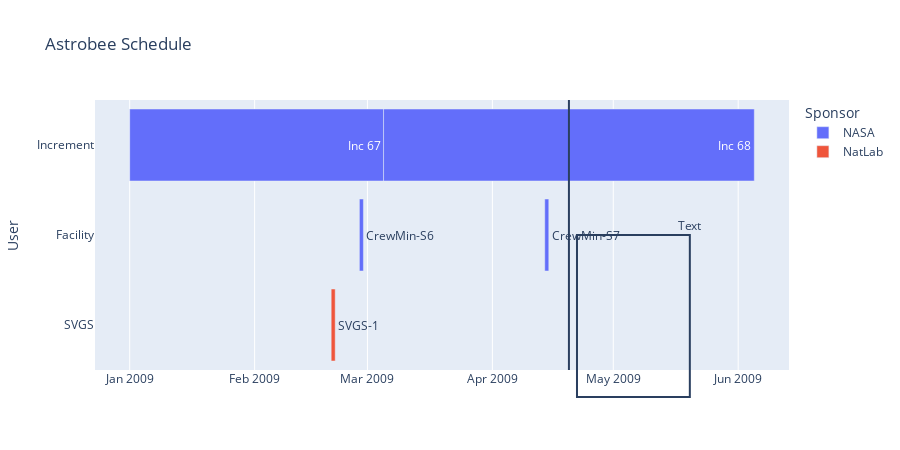

Notebook cell for this chart:
### Code cell
# visualize
fig = px.timeline(df, x_start="Start", x_end="Finish", y="User", width=900, height=450, 
                  color="Sponsor", text="Task", title="Astrobee Schedule",
                  hover_data=['Task', 'Start', 'Finish', 'Duration', 'Sponsor'])

fig.update_yaxes(autorange="reversed")

# add vertical line indicating specific date (e.g. today)
today = '2009-04-20'
date1 = '2009-04-22'
date2 = '2009-05-20'

fig.update_layout(shapes=[
    dict(
      type='line',
      yref='paper', y0=0, y1=1,
      xref='x', x0=today, x1=today
    )
])

fig.add_shape(dict(
      type='rect',
      xref='x', x0=date1, x1=date2,
      yref='paper', y0=-0.1, y1=0.5
    ))

fig.add_annotation(x=date2, y=0.5, yref='paper',
            text="Text",
            showarrow=False, yshift=10)

fig.show(renderer="notebook_connected")
#fig.write_html('PlotlySchedule_figure.html', auto_open=True)

### Figure 1 — Plotly figure (JSON) as saved in the notebook; plotly's stock layout.template omitted (floating-point values rounded to 4 significant figures)
{"data": [{"alignmentgroup": "True", "base": ["2009-01-01", "2009-03-05", "2009-02-27", "2009-04-14"], "customdata": [["Inc 67", "P63DT0H0M0S", "NASA"], ["Inc 68", "P92DT0H0M0S", "NASA"], ["CrewMin-S6", "P1DT0H0M0S", "NASA"], ["CrewMin-S7", "P1DT0H0M0S", "NASA"]], "hovertemplate": "Sponsor=%{customdata[2]}<br>Start=%{base}<br>Finish=%{x}<br>User=%{y}<br>Task=%{customdata[0]}<br>Duration=%{customdata[1]}<extra></extra>", "legendgroup": "NASA", "marker": {"color": "#636efa"}, "name": "NASA", "offsetgroup": "NASA", "orientation": "h", "showlegend": true, "text": ["Inc 67", "Inc 68", "CrewMin-S6", "CrewMin-S7"], "textposition": "auto", "type": "bar", "x": [5443200000, 7948800000, 86400000, 86400000], "xaxis": "x", "y": ["Increment", "Increment", "Facility", "Facility"], "yaxis": "y"}, {"alignmentgroup": "True", "base": ["2009-02-20"], "customdata": [["SVGS-1", "P1DT0H0M0S", "NatLab"]], "hovertemplate": "Sponsor=%{customdata[2]}<br>Start=%{base}<br>Finish=%{x}<br>User=%{y}<br>Task=%{customdata[0]}<br>Duration=%{customdata[1]}<extra></extra>", "legendgroup": "NatLab", "marker": {"color": "#EF553B"}, "name": "NatLab", "offsetgroup": "NatLab", "orientation": "h", "showlegend": true, "text": ["SVGS-1"], "textposition": "auto", "type": "bar", "x": [86400000], "xaxis": "x", "y": ["SVGS"], "yaxis": "y"}], "layout": {"annotations": [{"showarrow": false, "text": "Text", "x": "2009-05-20", "y": 0.5, "yref": "paper", "yshift": 10}], "barmode": "overlay", "height": 450, "legend": {"title": {"text": "Sponsor"}, "tracegroupgap": 0}, "shapes": [{"type": "line", "x0": "2009-04-20", "x1": "2009-04-20", "xref": "x", "y0": 0, "y1": 1, "yref": "paper"}, {"type": "rect", "x0": "2009-04-22", "x1": "2009-05-20", "xref": "x", "y0": -0.1, "y1": 0.5, "yref": "paper"}], "title": {"text": "Astrobee Schedule"}, "width": 900, "xaxis": {"anchor": "y", "autorange": true, "domain": [0, 1], "range": ["2008-12-23 09:20", "2009-06-13 14:40"], "type": "date"}, "yaxis": {"anchor": "x", "autorange": true, "domain": [0, 1], "range": [2.5, -0.5], "title": {"text": "User"}, "type": "category"}}}
